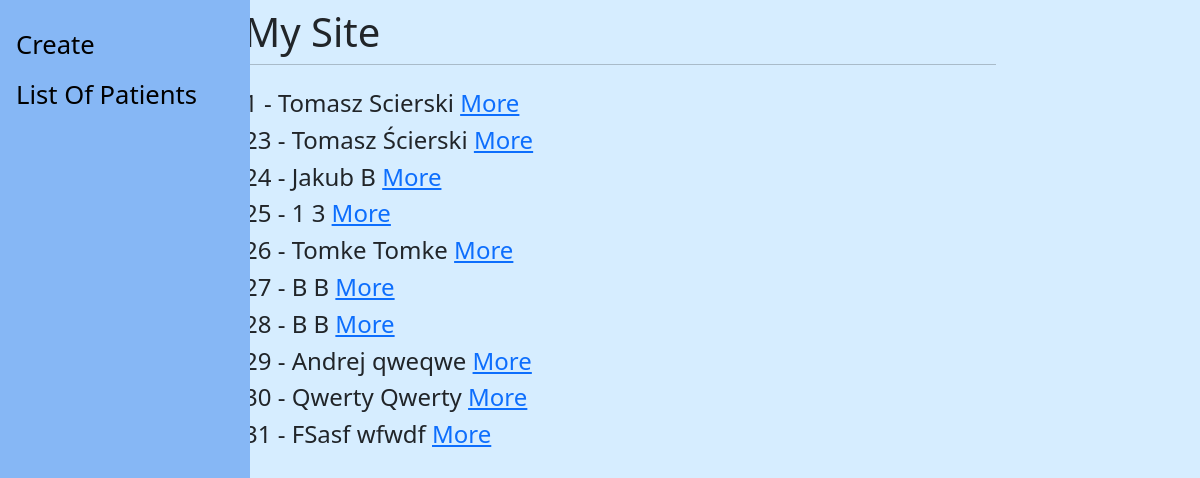
/patient/list/ (signed in), run on an earlier commit of the app's database.
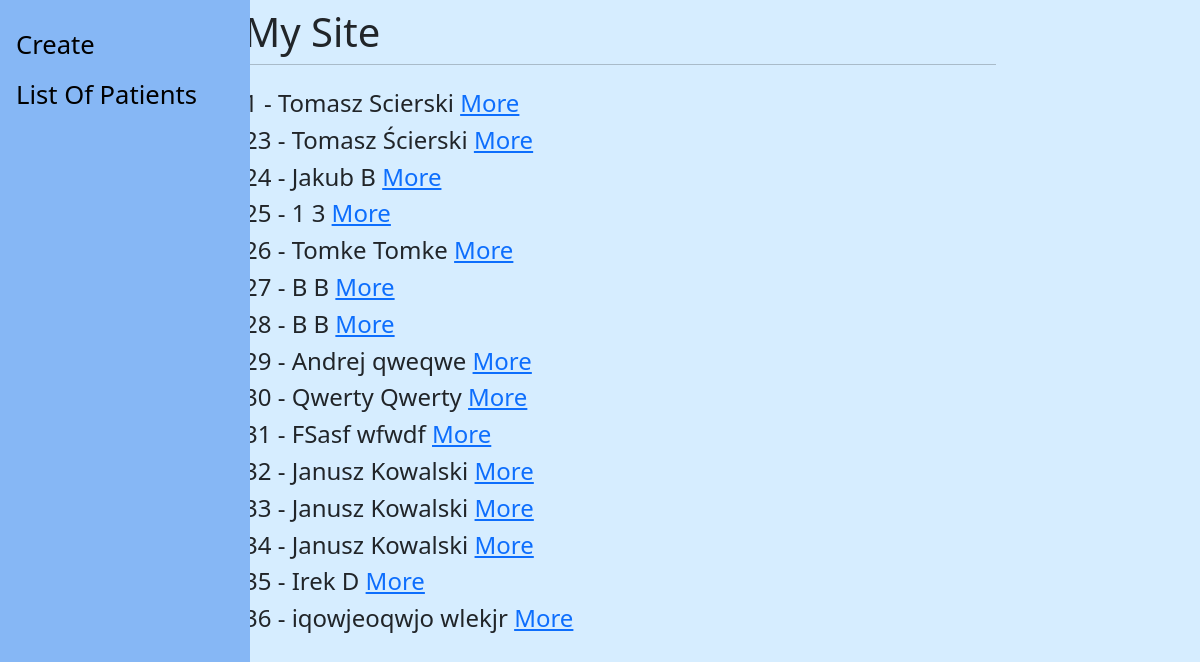
And on a later commit of the database.
### patient/models.py (models this page shows)
class Patient(models.Model):
    first_name   = models.CharField(max_length=20)
    last_name    =models.CharField(max_length=30)
    street       =models.CharField(max_length=30)
    city         =models.CharField(max_length=30,default="Tychy")
    number       =models.PositiveIntegerField()
    phone_number =models.CharField(max_length=30)
    def get_absolute_url(self):
         return reverse("patient:patient-detail",kwargs={"id":self.id})

### patient/views.py (the view)
# urls.py: path('list/',patient_list_view),
def patient_list_view(request):
    queryset=Patient.objects.all()
    context = {
        "content":queryset
    }
    return render(request,"patient_list.html",context)

### patient/templates/patient_list.html
{%extends 'base.html'%}
{%block content%}
{%for instance in content%}
<h4 class="ok">{{instance.id}} - {{instance.first_name}} {{instance.last_name}} <a href="{{instance.get_absolute_url}}" >More</a></h4>
{%endfor%}
{%endblock%}

### patient/templates/base.html (shortened to what this page needs)
<!DOCTYPE html>
<html>
<head>
    <link href="https://cdn.jsdelivr.net/npm/bootstrap@5.0.0-beta3/dist/css/bootstrap.min.css" rel="stylesheet">
</head>
<body class="content">
    <div class="sidenav">
        <a href="/patient/create">Create</a>
        <a href="/patient">List Of Patients</a>
    </div>
    <div id="content", name="content", class="main">
        <div class="row justify-content-center">
            <div class="col-8">
                <h1 class="mt-2">{%block intro%}My Site{%endblock%}</h1>
                <hr class="mt-0 mb-4">
                {%if user.is_authenticated%}
                {%block content%}
                {%endblock%}
                {%else%}
                <p>Ooops...<a href="/login">You have to login in oreder to proceed to this site.</a></p>
                {%endif%}
            </div>
        </div>
    </div>
</body>
</html>

### patient/templates/base.html (style rules this page uses)
.sidenav { height:100%; width:250px; position: fixed; z-index: 1; top:0; left:0; background-color: #86B7F5; padding-top:20px; overflow-x: hidden; }
.sidenav a { padding:6px 8px 6px 16px; text-decoration: none; color:black; display: block; font-size: 1.6em; }
.main { margin-left: 40px; padding:0px 10px; }
.content { background-color:#D6EDFF; }

What changed in the data, as far as the page shows it:
added Patient: id "32", first_name "Janusz", last_name "Kowalski"
added Patient: id "33", first_name "Janusz", last_name "Kowalski"
added Patient: id "34", first_name "Janusz", last_name "Kowalski"
added Patient: id "35", first_name "Irek", last_name "D"
added Patient: id "36", first_name "iqowjeoqwjo", last_name "wlekjr"
